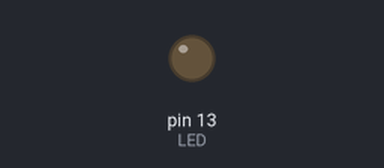
The sketch below on a simulated Arduino Uno, built with avr-gcc and run on an emulated ATmega328P. Shown: output pins drawn as LEDs (lit = HIGH).

Above: at 0.5 s.
At 2.5 s:
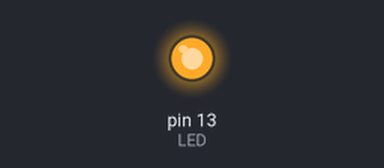
Timing chart, 0 to 6.5 s (numbered marks = the images above):
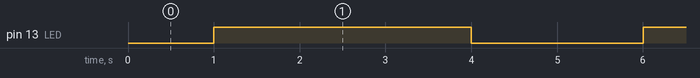

The sketch:

practica1-predniendoLED.ino
```cpp
//11 de Junio de 2019
//Prendiendo de manera intermitente un led

#define LED 13 //LED CONECTADO AL PUERTO, asignacion, la palabra LED al número 13
#define ON HIGH
#define OFF LOW
void setup() {
  pinMode(LED, OUTPUT);//Definimos el puerto 13 como salida
}

void loop() {
  digitalWrite(LED, ON);//Prendemos LED
  delay(1);//Tiempo que dura encendido
  digitalWrite(LED, OFF);//Apagamos LED
  delay(1000);//tiempo que dura apagado
  digitalWrite(LED, ON);//Prendemos LED
  delay(3000);//Tiempo que dura encendido
  digitalWrite(LED, OFF);//Apagamos LED
  delay(1000);//Timepo que dura apagado
}
```

Measured:
- by itself, pin 13 (LED): alternates HIGH for 3.0 s and LOW for 2.0 s
- by itself, everything shown: repeats every 5.0 s, in 4 steps
